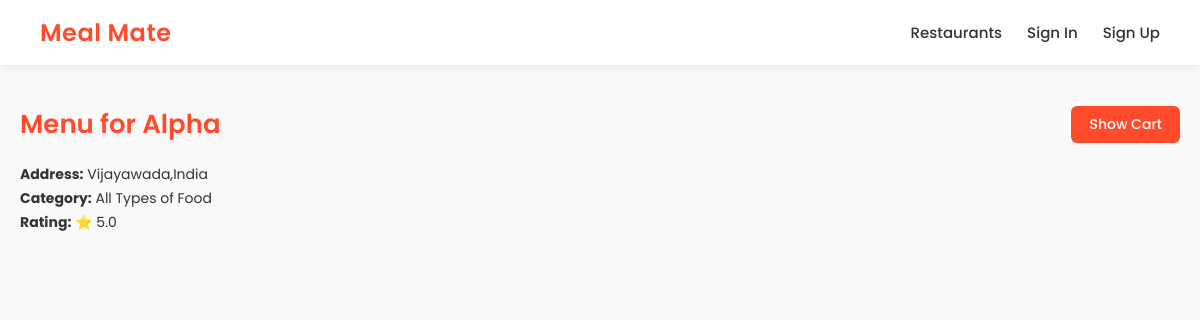
/cusmenu/19/SaiCharan/, run on an earlier commit of the app's database.
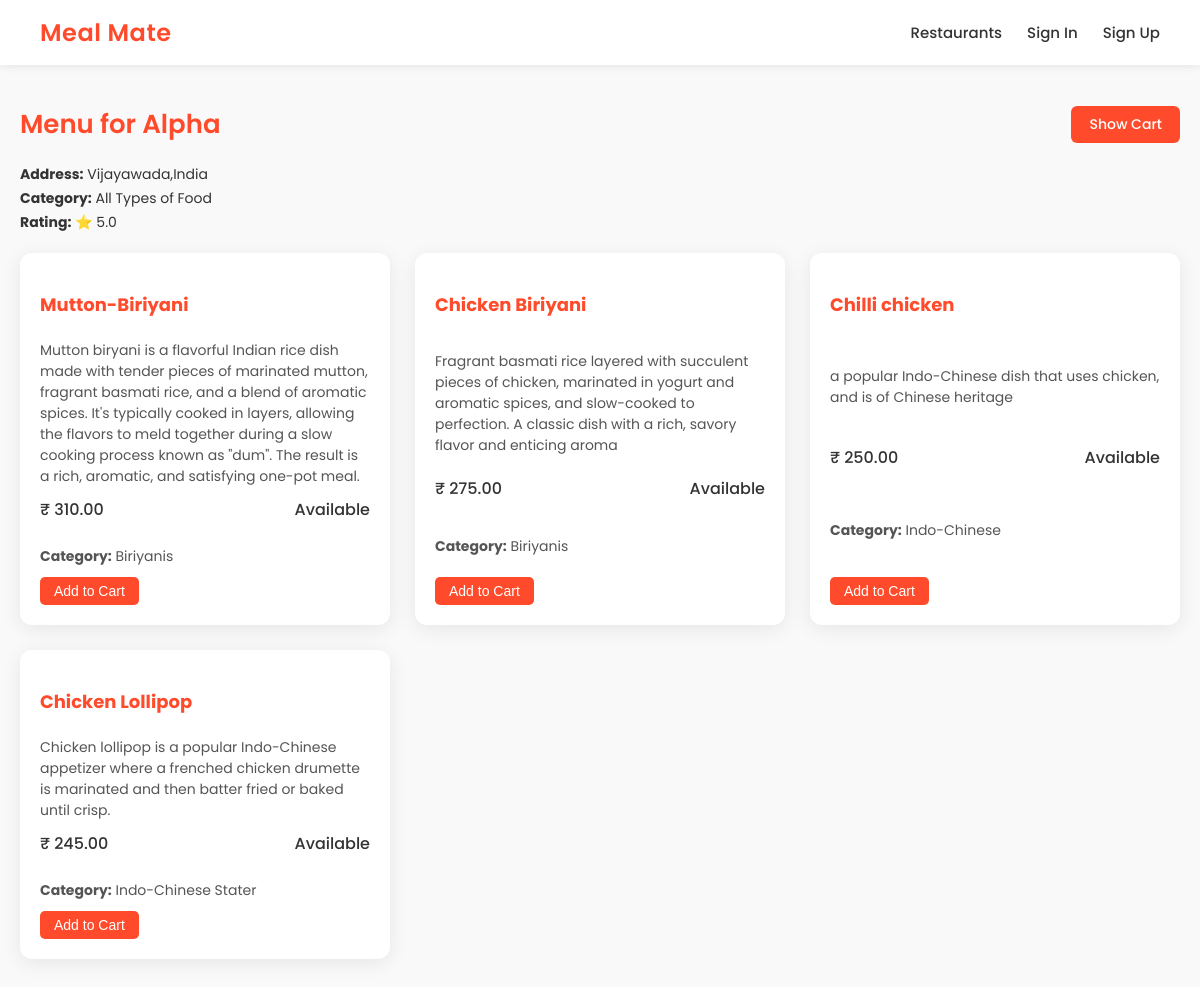
And on a later commit of the database.
### delivery/models.py (models this page shows, shortened)
class Menu(models.Model):
    res = models.ForeignKey(
        Restarunts,
        on_delete = models.CASCADE
    )
    item_name = models.CharField(max_length=100)
    description = models.TextField(blank=True,null=True)
    price = models.DecimalField(max_digits=6,decimal_places=2)
    is_available = models.BooleanField(default=True)
    category = models.CharField(max_length=50)

### delivery/views.py (the view)
# urls.py: path('cusmenu/<int:id>/<str:username>/', views.cusmenu,name = 'cusmenu'),
def cusmenu(request, id, username):
    res = Restarunts.objects.get(pk = id)
    menu = Menu.objects.filter(res = res)
    return render(request, 'delivery/cusmenu.html', {'res': res, 'menu':menu, 'username': username})

### delivery/templates/delivery/cusmenu.html (shortened to what this page needs)
<!DOCTYPE html>
<html lang="en">
<head>
</head>
<body>
    <div class="navbar">
        <a href="{% url 'delivery:index' %}" class="logo">Meal Mate</a>
        <div class="nav-links">
            <a href="{% url 'delivery:cusdisplay_res' username %}">Restaurants</a>
            <a href="{% url 'delivery:sign_in' %}">Sign In</a>
            <a href="{% url 'delivery:sign_up' %}">Sign Up</a>
        </div>
    </div>
    <div class="container">
        <div class="header-row">
            <h2>Menu for {{res.res_name}}</h2>
            <a href="{% url 'delivery:show_cart' username %}" class="show-cart">Show Cart</a>
        </div>
        <div class="info">
            <p><b>Address:</b> {{res.address}}</p>
            <p><b>Category:</b> {{res.Food_cat}}</p>
            <p><b>Rating:</b> ⭐ {{res.rating}}</p>
        </div>
        <div class="menu-grid">
            {% for item in menu %}
            <div class="menu-card">
                <h3>{{ item.item_name }}</h3>
                <p>{{ item.description }}</p>
                <div class="price-availability">
                    <span>₹ {{ item.price }}</span>
                    <span>{% if item.is_available %} Available {% else %} Not Available {% endif %}</span>
                </div>
                <p><b>Category:</b> {{ item.category }}</p>
                <form method="POST" action="{% url 'delivery:add_cart' item.id username %}">
                    <button type="submit" onclick="return confirm('Add to cart?')">Add to Cart</button>
                </form>
            </div>
            {% endfor %}
        </div>
    </div>
</body>
</html>

What changed in the data, as far as the page shows it:
added Menu: item_name "Mutton-Biriyani", description "Mutton biryani is a flavorful Indian rice dish made with tender pieces of marinated mutton, fragrant basmati rice, and a blend of aromatic spices. It's typically cooked in layers, allowing the flavors to meld together during a slow cooking process known as \"dum\". The result is a rich, aromatic, and satisfying one-pot meal.", price "310.00", is_available "Available", category "Biriyanis"
added Menu: item_name "Chicken Biriyani", description "Fragrant basmati rice layered with succulent pieces of chicken, marinated in yogurt and aromatic spices, and slow-cooked to perfection. A classic dish with a rich, savory flavor and enticing aroma", price "275.00", is_available "Available", category "Biriyanis"
added Menu: item_name "Chilli chicken", description "a popular Indo-Chinese dish that uses chicken, and is of Chinese heritage", price "250.00", is_available "Available", category "Indo-Chinese"
added Menu: item_name "Chicken Lollipop", description "Chicken lollipop is a popular Indo-Chinese appetizer where a frenched chicken drumette is marinated and then batter fried or baked until crisp.", price "245.00", is_available "Available", category "Indo-Chinese Stater"
